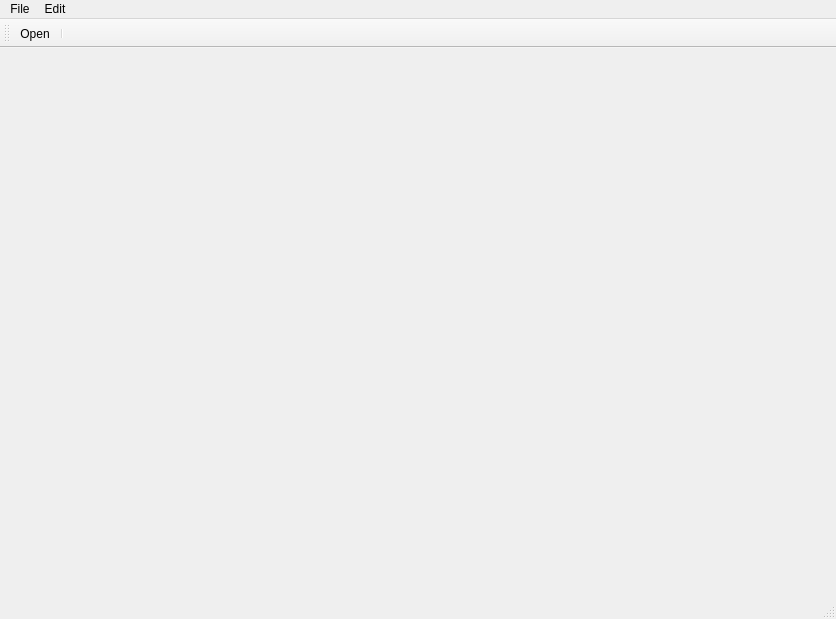
<?xml version="1.0" encoding="UTF-8"?>
<ui version="4.0">
 <class>NMRDesk</class>
 <widget class="QMainWindow" name="NMRDesk">
  <property name="geometry">
   <rect>
    <x>0</x>
    <y>0</y>
    <width>836</width>
    <height>619</height>
   </rect>
  </property>
  <property name="minimumSize">
   <size>
    <width>836</width>
    <height>619</height>
   </size>
  </property>
  <property name="windowTitle">
   <string>NMRDesk</string>
  </property>
  <widget class="QWidget" name="centralwidget">
   <layout class="QGridLayout" name="gridLayout">
    <item row="1" column="0">
     <widget class="QStackedWidget" name="plotStack"/>
    </item>
   </layout>
  </widget>
  <widget class="QMenuBar" name="menubar">
   <property name="geometry">
    <rect>
     <x>0</x>
     <y>0</y>
     <width>836</width>
     <height>21</height>
    </rect>
   </property>
   <widget class="QMenu" name="menuFile">
    <property name="title">
     <string>File</string>
    </property>
    <addaction name="actionOpen"/>
   </widget>
   <widget class="QMenu" name="menuEdit">
    <property name="title">
     <string>Edit</string>
    </property>
   </widget>
   <addaction name="menuFile"/>
   <addaction name="menuEdit"/>
  </widget>
  <widget class="QStatusBar" name="statusbar"/>
  <widget class="QToolBar" name="toolBar">
   <property name="windowTitle">
    <string>toolBar</string>
   </property>
   <property name="layoutDirection">
    <enum>Qt::LeftToRight</enum>
   </property>
   <property name="allowedAreas">
    <set>Qt::BottomToolBarArea|Qt::TopToolBarArea</set>
   </property>
   <property name="toolButtonStyle">
    <enum>Qt::ToolButtonIconOnly</enum>
   </property>
   <attribute name="toolBarArea">
    <enum>TopToolBarArea</enum>
   </attribute>
   <attribute name="toolBarBreak">
    <bool>false</bool>
   </attribute>
   <addaction name="actionOpen"/>
   <addaction name="separator"/>
  </widget>
  <action name="actionOpen">
   <property name="icon">
    <iconset>
     <normaloff>assets/icons8/icons8-opened-folder-48.png</normaloff>assets/icons8/icons8-opened-folder-48.png</iconset>
   </property>
   <property name="text">
    <string>&amp;Open</string>
   </property>
   <property name="toolTip">
    <string>Open Spectrum</string>
   </property>
   <property name="shortcut">
    <string>Ctrl+O</string>
   </property>
  </action>
 </widget>
 <resources/>
 <connections>
  <connection>
   <sender>actionOpen</sender>
   <signal>triggered()</signal>
   <receiver>NMRDesk</receiver>
   <slot>fileOpenDialog()</slot>
   <hints>
    <hint type="sourcelabel">
     <x>-1</x>
     <y>-1</y>
    </hint>
    <hint type="destinationlabel">
     <x>417</x>
     <y>309</y>
    </hint>
   </hints>
  </connection>
 </connections>
 <slots>
  <slot>fileOpenDialog()</slot>
  <slot>setMouseModeNavigation()</slot>
  <slot>setMouseModeAddPeaks()</slot>
 </slots>
</ui>
